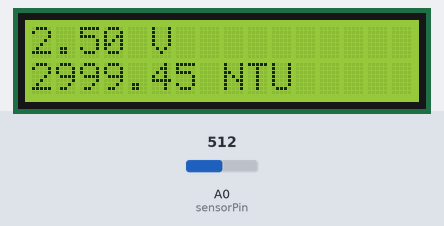
The sketch below on a simulated Arduino Uno, built with avr-gcc and run on an emulated ATmega328P. Parts: 16×2 character LCD. The test bench sets the inputs (shaded band); at power-on: A0 (sensorPin) = 512. What the sketch prints to the serial monitor is not drawn.

Above: at 1.2 s.
1.3 s: A0 (sensorPin) set to 778
At 1.7 s:
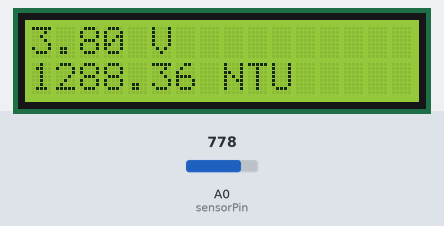
2.8 s: A0 (sensorPin) set to 797
At 3.7 s:
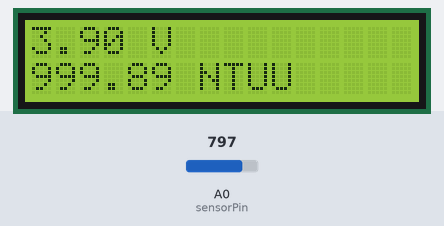
4.3 s: A0 (sensorPin) set to 832
At 5.6 s:
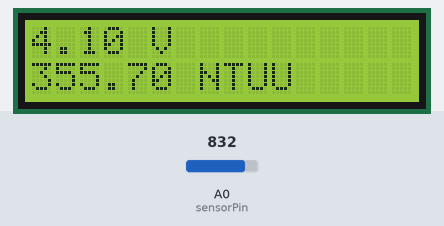
5.9 s: A0 (sensorPin) set to 857
At 6.2 s:
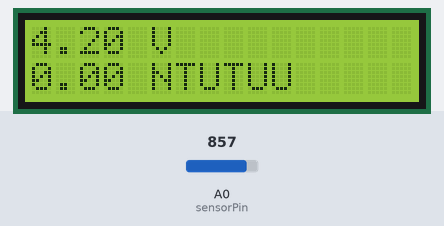
7.4 s: A0 (sensorPin) set to 511
At 8.0 s:
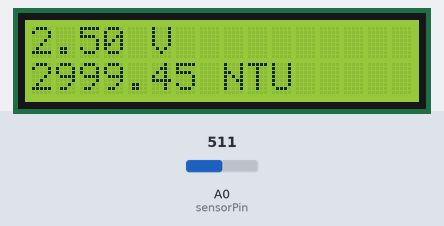
8.9 s: A0 (sensorPin) set to 900
At 10.0 s:
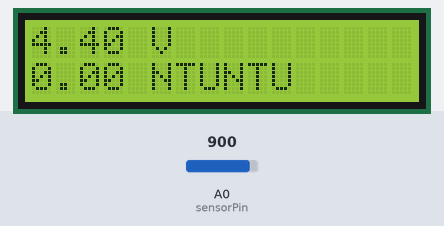
Timing chart, 0 to 11.4 s (numbered marks = the images above; inputs shaded):
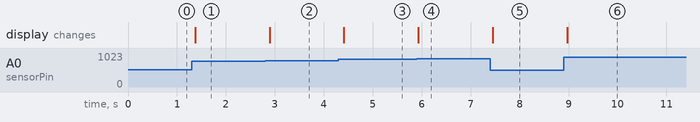

The sketch:

turbidity.ino
```cpp
#include <Wire.h>
#include <LiquidCrystal.h>

// Set the LCD address to 0x27 for a 16 chars and 2 line display
LiquidCrystal lcd(12, 11, 5, 4, 3, 2);
int sensorPin = A0;
float volt;
float ntu;

void setup()
{
  Serial.begin(9600);
  lcd.begin(16,2);
}

void loop()
{

    volt = 0;
    for(int i=0; i<80; i++)
    {
        volt += ((float)analogRead(sensorPin)/1023)*5;
    }
    volt = volt/80;
    volt = round_to_dp(volt,1);
    if(volt < 2.5){
      ntu = 3000;
    }if( volt > 4.1){
      ntu = 0;
    }
    else{
      ntu = -1120.4*sq(volt)+5742.3*volt-4353.8;
    }
    Serial.print(volt);
    Serial.println(" V");
    lcd.setCursor(0,0);
    lcd.print(volt);
    lcd.print(" V");
    Serial.print(ntu);
    Serial.println(" NTU");
    lcd.setCursor(0,1);
    lcd.print(ntu);
    lcd.print(" NTU");
    delay(100);
}

float round_to_dp( float in_value, int decimal_place )
{
  float multiplier = powf( 10.0f, decimal_place );
  in_value = roundf( in_value * multiplier ) / multiplier;
  return in_value;
}
```

Measured:
- the behaviour switches between 787 and 788 on A0 (sensorPin) (found by bisection; images 1 and 2)
- the behaviour switches between 849 and 850 on A0 (sensorPin) (found by bisection; images 3 and 4)
- after the input at 1.3 s, the display: changes after 0.07 s (image 1)
- after the input at 2.8 s, the display: changes after 0.09 s (image 2)
- after the input at 4.3 s, the display: changes after 0.11 s (image 3)
- after the input at 5.9 s, the display: changes at once (image 4)
- after the input at 7.4 s, the display: changes after 0.05 s (image 5)
- after the input at 8.9 s, the display: changes after 0.07 s (image 6)
